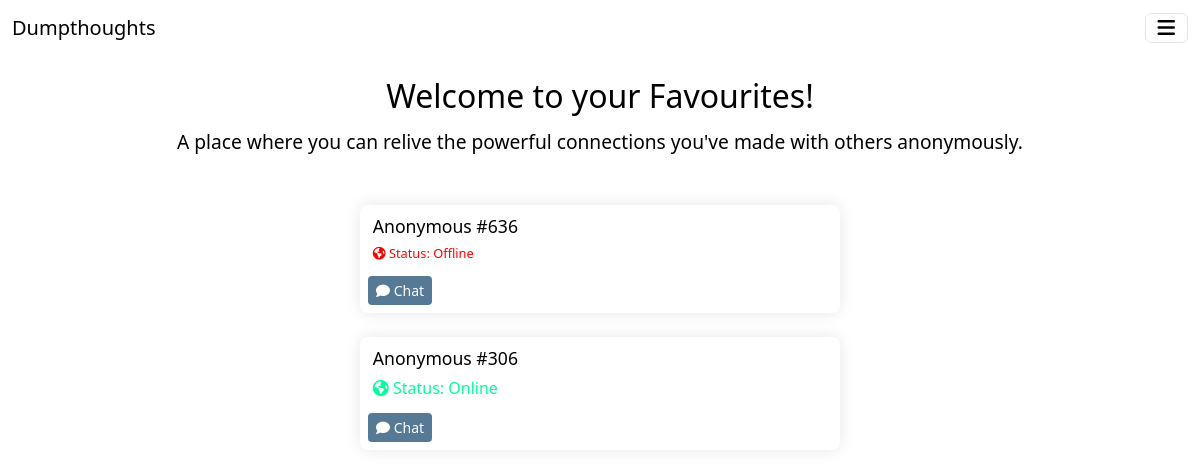
Screenshot of /fav (signed in) with the database file from the repository.
### HomeModule/models.py (models this page shows)
class userProfile(models.Model):
    profile_username = models.CharField(max_length=150)
    status = models.CharField(max_length=1000, default="False")
    key = models.CharField(max_length=150)

### chat/models.py (models this page shows)
class Room(models.Model):
    name = models.CharField(max_length=1000)
    senderkey = models.CharField(max_length=10000000,default=0)
    receiverkey = models.CharField(max_length=100000,default=0)

### HomeModule/views.py (the view)
# urls.py: path('fav', views.fav, name='fav'),
def fav(request):
    allrooms = Room.objects.all()
    allprofiles = userProfile.objects.all()
    userprofile = userProfile.objects.get(profile_username=request.user)
    userkey = userprofile.key
    userprofile = userProfile.objects.get(profile_username=request.user)
    userkey = userprofile.key
    userstatus = userprofile.status
    roomcount = len(Room.objects.filter(senderkey=userkey) | Room.objects.filter( receiverkey = userkey))
    context = {'allrooms':allrooms,'userkey':userkey,'roomcount':roomcount,'userstatus':userstatus,'allprofiles':allprofiles}
    return render(request,'fav.html',context)

### templates/fav.html (shortened to what this page needs)
{% extends 'base.html' %}
{% load static %}
{% block content %}
<link rel ="stylesheet" href="{% static 'css/fav.css' %}">
<br><br><br>
<div class="fav">
    <div class="fav-header-content">
        <div class="heading">
            Welcome to your Favourites!
        </div>
        <div class="heading-sub">
            A place where you can relive the powerful connections you've made with others anonymously.
        </div>
    </div>
    {% for room in allrooms %}
    {% if room.senderkey ==  userkey %}
    {% for profile in allprofiles %}
    {% if profile.key == room.receiverkey %}
    <div class="fav-cards">
        <div class="fav-name">Anonymous #{{room.receiverkey}}</div>
        {% if profile.status == "online" %}
        <div class="fav-status-online"><i class="fa-sharp fa-solid fa fa-globe"></i> Status: Online</div>
        {% else %}
        <div class="fav-status-offline"><i class="fa-sharp fa-solid fa fa-globe"></i> Status: Offline</div>
        {% endif %}
        <div class="fav-button">
            <button type="button" class="btn btn-primary btn-sm" onclick="location.href='/chat/{{room.receiverkey}}'"><i class="fa-sharp fa-solid fa fa-comment"></i> Chat</button>
        </div>
    </div>
    <br>
    {% endif %}
    {% endfor %}
    {% elif room.receiverkey == userkey %}
    {% for profile in allprofiles %}
    {% if profile.key == room.senderkey %}
    <div class="fav-cards">
        <div class="fav-name">Anonymous #{{room.senderkey}}</div>
        {% if profile.status == "online" %}
        <div class="fav-status-online"><i class="fa-sharp fa-solid fa fa-globe"></i> Status: Online</div>
        {% else %}
        <div class="fav-status-offline"><i class="fa-sharp fa-solid fa fa-globe"></i> Status: Offline</div>
        {% endif %}
        <div class="fav-button">
            <button type="button" class="btn btn-primary btn-sm" onclick="location.href='/chat/{{room.senderkey}}'"><i class="fa-sharp fa-solid fa fa-comment"></i> Chat</button>
        </div>
    </div>
    <br>
    {% endif %}
    {% endfor %}
    {% endif %}
    {% endfor %}
    <br><br>
</div>
{% endblock content %}

### static/css/base.css (style rules this page uses)
body { background: white !important; }

### static/css/fav.css (style rules this page uses)
.heading { text-align: center; font-size: 1.3rem; color: black; }
.heading-sub { text-align: center; font-size: 0.8rem; margin-left: 2.5rem; margin-right: 2.5rem; margin-top: 0.5rem; margin-bottom: 3rem; color: black; }
.fav-cards { padding-top: .5rem; margin: auto; color: black; width: 70%; border-radius: 8px; box-shadow: rgba(17, 17, 26, 0.1) 0px 0px 16px; }
.fav-name { margin-left: 0.8rem; }
.fav-status-online { margin-top: 0.3rem; margin-bottom: 0.3rem; font-size: 0.8rem; margin-left: 0.8rem; color: #00FE9C; }
.fav-status-offline { margin-top: 0.3rem; margin-bottom: 0.3rem; margin-left: 0.8rem; font-size: 0.8rem; color: red; }
.fav-button button { margin: 0.5rem; background-color:#567995; border: none; }
@media only screen and (min-width: 768px) { .heading { text-align: center; font-size: 2rem; color: black; } }
@media only screen and (min-width: 768px) { .heading-sub { text-align: center; font-size: 1.2rem; margin-left: 2.5rem; margin-right: 2.5rem; margin-top: 0.5rem; margin-bottom: 3rem; color: black; } }
@media only screen and (min-width: 768px) { .fav-cards { padding-top: .5rem; margin: auto; color: black; width: 40%; border-radius: 8px; box-shadow: rgba(17, 17, 26, 0.1) 0px 0px 16px; } }
@media only screen and (min-width: 768px) { .fav-name { margin-left: 0.8rem; font-size: 1.1rem; } }
@media only screen and (min-width: 768px) { .fav-status-online { margin-top: 0.3rem; margin-bottom: 0.3rem; font-size: 1rem; margin-left: 0.8rem; color: #00FE9C; } }
@media only screen and (min-width: 768px) { .fav-status-offline { margin-top: 0.3rem; margin-bottom: 0.3rem; margin-left: 0.8rem; font-size: 0.8rem; color: red; } }
@media only screen and (min-width: 768px) { .fav-button button { margin: 0.5rem; background-color:#567995; border: none; } }
@media only screen and (min-width: 600px) { .heading { text-align: center; font-size: 2rem; color: black; } }
@media only screen and (min-width: 600px) { .heading-sub { text-align: center; font-size: 1.2rem; margin-left: 2.5rem; margin-right: 2.5rem; margin-top: 0.5rem; margin-bottom: 3rem; color: black; } }
@media only screen and (min-width: 600px) { .fav-cards { padding-top: .5rem; margin: auto; color: black; width: 40%; border-radius: 8px; box-shadow: rgba(17, 17, 26, 0.1) 0px 0px 16px; } }
@media only screen and (min-width: 600px) { .fav-name { margin-left: 0.8rem; font-size: 1.1rem; } }
@media only screen and (min-width: 600px) { .fav-status-online { margin-top: 0.3rem; margin-bottom: 0.3rem; font-size: 1rem; margin-left: 0.8rem; color: #00FE9C; } }
@media only screen and (min-width: 600px) { .fav-status-offline { margin-top: 0.3rem; margin-bottom: 0.3rem; margin-left: 0.8rem; font-size: 0.8rem; color: red; } }
@media only screen and (min-width: 600px) { .fav-button button { margin: 0.5rem; background-color:#567995; border: none; } }

### rows the page displays
Room: senderkey "636"
userProfile: status "False" (drawn)
Room: senderkey "306"
userProfile: status "online" (drawn)
